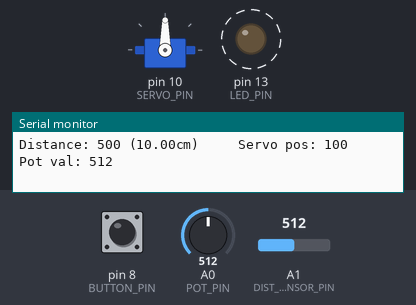
This sketch was run on a simulated Arduino Uno, built with avr-gcc and run on an emulated ATmega328P. Parts: servo, output pins drawn as LEDs (lit = HIGH), the last lines printed to the serial monitor. Dashed ring = blinking. The inputs (shaded band) are chosen by the test bench; at power-on: A0 (POT_PIN) = 512, A1 (DIST_SENSOR_PIN) = 512, pin 8 (BUTTON_PIN) LOW.

Above: at 1.2 s.
1.3 s: A0 (POT_PIN) set to 490
4.3 s: A1 (DIST_SENSOR_PIN) set to 306
7.3 s: A1 (DIST_SENSOR_PIN) set to 180
10.3 s: A0 (POT_PIN) set to 716
At 10.45 s:
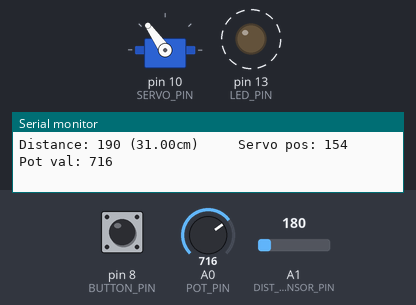
13.3 s: A0 (POT_PIN) set to 1023
16.3 s: pin 8 (BUTTON_PIN) pulled HIGH for 3.2 s
At 16.9 s:
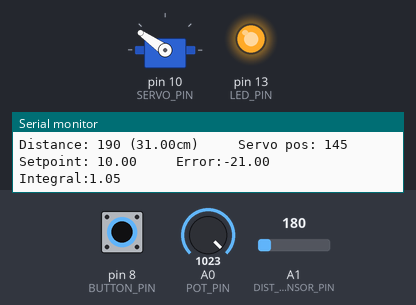
Timing chart, 0 to 23.5 s (numbered marks = the images above; inputs shaded):
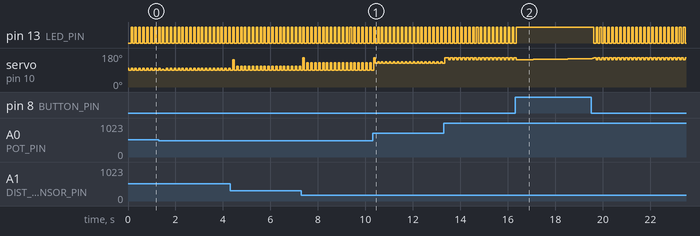

Measured:
- by itself, pin 13 (LED_PIN): repeats every 0.17 s: LOW 0.10 s, HIGH 0.06 s

The sketch:

Project_Ball_On_Beam_4.ino
```cpp
#include <Servo.h>

Servo mainServo;      // Create servo object to control a servo

// Settings
const int MANUAL_MODE = 1;
const int AUTO_MODE = 2;
int currentMode = AUTO_MODE;

// Physical limitations
const int MIN_SERVO_POS = 90;          // Lowest allowed servo position
const int MAX_SERVO_POS = 155;         // Highest allowed servo position
const int MID_SERVO_POS = 115;         // Middle / stable servo position
const int MIN_BALL_DISTANCE = 500;     // (analog value) the closest the ball is allowed to be
const int MAX_BALL_DISTANCE = 190;     // (analog value) the farthest the ball is allowed to be
const float MIN_BALL_DISTANCE_CM = 10.0;  // (linearised) the closest the ball is allowed to be in centimetres
const float MAX_BALL_DISTANCE_CM = 30.0;  // (linearised) the farthest the ball is allowed to be in centimetres

// PID
const float K_P = 1.4;      // The proportional gain
const float K_I = 0.01;    // The integral gain
const float K_D = 5;       // The derivative gain
float p = 0;              // The proportional output
float i = 0;              // The integral output
float d = 0;              // The derivative output

// Log of distance readings
const int NUM_DIST_READINGS = 20;           // Total number of distance readings to log
const int DIST_READS_PER_CYCLE = 20;        // Number of readings to take per cycle
int distLog[NUM_DIST_READINGS - 1] = {};    // A log of previous distance sensor readings
int distLogIndex = 0;                       // Index of distanceLog

// Pins
const int LED_PIN = 13;               // Pin connected to LED
const int BUTTON_PIN = 8;             // Pin connected to red buttton
const int POT_PIN = A0;               // Pin connected to potmeter
const int DIST_SENSOR_PIN = A1;       // Pin connected to distance sensor
const int SERVO_PIN = 10;             // Pin connected to servo

// Control variables
int servoPos = 0;
int potPos = 0;
float error = 0;
float previousError = 0;
float setpoint = 0.0;
float integral = 0;
int ballDistance = 0;
float ballDistanceCm = 0.0;

/** Lookup table
    DISTANCE_TABLE = analog distance sensor values
    DISTANCE_INDEX = distance in centimetres
*/
int DISTANCE_TABLE[] = {620, 595, 569, 549, 529, 506, 482, 465, 447, 429, 411, 398, 384, 373, 362, 352, 341, 332, 322, 314, 306, 300, 293, 285, 277, 274, 270, 264, 257, 252, 246, 242, 238, 233, 228, 224, 219, 218, 216, 213, 210, 207, 204, 203, 202, 200, 197, 194, 190, 188, 186, 184, 181, 181, 180, 179, 177, 175, 172, 171, 169, 168, 166, 164, 162};
float DISTANCE_INDEX[] = {7, 7.5, 8, 8.5, 9, 9.5, 10, 10.5, 11, 11.5, 12, 12.5, 13, 13.5, 14, 14.5, 15, 15.5, 16, 16.5, 17, 17.5, 18, 18.5, 19, 19.5, 20, 20.5, 21, 21.5, 22, 22.5, 23, 23.5, 24, 24.5, 25, 25.5, 26, 26.5, 27, 27.5, 28, 28.5, 29, 29.5, 30, 30.5, 31, 31.5, 32, 32.5, 33, 33.5, 34, 34.5, 35, 35.5, 36, 36.5, 37, 37.5, 38, 38.5, 39};


void setup() {
  pinMode(LED_PIN, OUTPUT);
  pinMode(BUTTON_PIN, INPUT);
  mainServo.attach(SERVO_PIN);    // attaches the servo on pin 9 to the servo object
  setServoPos(MID_SERVO_POS);     // enter balanced position
  Serial.begin(9600);
  for (int i = 0; i < 10; i++) {
    getDistance(DIST_SENSOR_PIN); // populate the distance log for later use
  }
}


void loop() {
  potPos = analogRead(POT_PIN);
  ballDistance = constrain(getDistance(DIST_SENSOR_PIN), MAX_BALL_DISTANCE, MIN_BALL_DISTANCE);
  ballDistanceCm = convertDistanceToCm(ballDistance);
  setLedPin(LED_PIN);

  switch (currentMode) {
    case MANUAL_MODE:
      manualMode();
      if (!isButtonPressed(BUTTON_PIN)) {
        currentMode = AUTO_MODE;
      }
      break;
    case AUTO_MODE:
      autoMode();
      if (!isButtonPressed(BUTTON_PIN)) {
        integral = 0;
        currentMode = MANUAL_MODE;
      }
      break;
    default:
      break;
  }
  printToSerial();
}

/** Control the servo directly with the potentiometer

*/
void manualMode() {
  setServoPos(map(analogRead(POT_PIN), 0, 1023, 0, 180));
}

/** Keeps the ball in position through  a control loop
    The beam angle is regulated so that the ball seeks out the setpoint,
    given by the potentiometer

*/
void autoMode() {
  setpoint = map(potPos, 0, 1023, MAX_BALL_DISTANCE_CM, MIN_BALL_DISTANCE_CM);
  error = setpoint - ballDistanceCm;

  // Proportional
  p = -K_P * error;

  // Integral
  integral = integral + error;
  i = -K_I * integral;

  // Derivative
  if (abs(previousError) > 0.5) {
  d = -K_D * (error - previousError);
  } else {
    d = 0;
  }
  setServoPos(MID_SERVO_POS + p + i + d);
  previousError = error;
}

/** Set the position of the servo
    The servo has a range of 0-180, but is constrained due to physical limitations

    @param pos the position the servo will go to
*/
void setServoPos(int pos) {
  pos = constrain(pos, MIN_SERVO_POS, MAX_SERVO_POS);   // Make sure that pos is within the range 0 to 180
  servoPos = pos;
  mainServo.write(pos);
}

/** Sets the LED depending on the mode

   @param mode The current mode
   @param pin The pin of the LED to be used
*/
void setLedPin(int pin) {
  switch (currentMode) {
    case MANUAL_MODE:
      digitalWrite(pin, LOW);
      break;
    case AUTO_MODE:
      digitalWrite(pin, HIGH);
      break;
    default:
      break;
  }
}

/** Get the ball distance as an analog value

   @return the running average of the distance readings
*/
int getDistance(int sensorPin) {
  int distSum = 0;
  for (int i = 0; i < DIST_READS_PER_CYCLE; i++) {
  if (distLogIndex < NUM_DIST_READINGS) {
    distLog[distLogIndex] = analogRead(sensorPin);
    distLogIndex++;
  } else {
    distLogIndex = 0;
    distLog[distLogIndex] = ballDistance;
  }
  }
  for (int i = 0; i < NUM_DIST_READINGS; i++) {
    distSum = distSum + distLog[i];
  }
  ballDistance = (distSum / NUM_DIST_READINGS);
  return ballDistance;
}

/** Checks the lookup table to convert analog distance readings to centimetres
 *
 *  @param distance The distance as an analog value between 0-1023
 *  @return the distance in centimetres
 */
float convertDistanceToCm (int distance) {
  float distanceInCm = 0.0;
  for (int i = 0; i < sizeof(DISTANCE_INDEX); i++) {
    if ((float)distance >= DISTANCE_TABLE[i] && (float)distance < DISTANCE_TABLE[i-1]) {
      distanceInCm = DISTANCE_INDEX[i];
      return distanceInCm;
    }
  }
  return distanceInCm;
}

/**
   Checks if the button pin is HIGH or LOW and returns true if the
   button ispressed or false if the button isn't pressed

   @param buttonPin The pin the button is connected to
   @return True if button is pressed, false if not
*/
boolean isButtonPressed(int buttonPin) {
  boolean buttonStateTrueFalse;
  int buttonStateHighLow = digitalRead(buttonPin);
  if (buttonStateHighLow == HIGH)
  {
    buttonStateTrueFalse = true;
  } else
  {
    buttonStateTrueFalse = false;
  }
  return (buttonStateTrueFalse);
}

/** Print relevant info to the serial monitor
   @param manualMode sets the mode between manual and automatic
*/
void printToSerial() {
  Serial.print("Distance: ");
  Serial.print(ballDistance);
  Serial.print(" (");
  Serial.print(ballDistanceCm);
  Serial.print("cm)     ");
  Serial.print("Servo pos: ");
  Serial.print(servoPos);
  Serial.print("     ");

  switch (currentMode) {
    case (MANUAL_MODE):
      Serial.print("Pot val: ");
      Serial.print(potPos);
      break;
    case (AUTO_MODE):
      Serial.print("Setpoint: ");
      Serial.print(setpoint);
      Serial.print("     ");
      Serial.print("Error:");
      Serial.print(error);
      Serial.print("     ");
      Serial.print("Integral:");
      Serial.print(i);
      break;
    default:
      break;
  }
  Serial.println();
}
```
